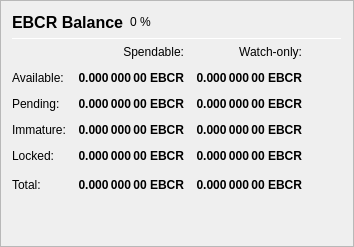
                   <widget class="QFrame" name="frame_Balances">
                    <property name="frameShape">
                     <enum>QFrame::StyledPanel</enum>
                    </property>
                    <property name="frameShadow">
                     <enum>QFrame::Raised</enum>
                    </property>
                    <layout class="QVBoxLayout" name="verticalLayout_4">
                     <item>
                      <layout class="QHBoxLayout" name="horizontalLayout_4">
                       <item>
                        <widget class="QLabel" name="label_5">
                         <property name="minimumSize">
                          <size>
                           <width>0</width>
                           <height>20</height>
                          </size>
                         </property>
                         <property name="font">
                          <font>
                           <pointsize>12</pointsize>
                           <weight>75</weight>
                           <bold>true</bold>
                          </font>
                         </property>
                         <property name="text">
                          <string>EBCR Balance</string>
                         </property>
                        </widget>
                       </item>
                       <item>
                        <widget class="QLabel" name="labelEBCRPercent">
                         <property name="text">
                          <string notr="true">0 %</string>
                         </property>
                        </widget>
                       </item>
                       <item>
                        <spacer name="horizontalSpacer_3">
                         <property name="orientation">
                          <enum>Qt::Horizontal</enum>
                         </property>
                         <property name="sizeHint" stdset="0">
                          <size>
                           <width>40</width>
                           <height>20</height>
                          </size>
                         </property>
                        </spacer>
                       </item>
                      </layout>
                     </item>
                     <item>
                      <widget class="Line" name="line_Balance">
                       <property name="minimumSize">
                        <size>
                         <width>0</width>
                         <height>1</height>
                        </size>
                       </property>
                       <property name="maximumSize">
                        <size>
                         <width>16777215</width>
                         <height>1</height>
                        </size>
                       </property>
                       <property name="orientation">
                        <enum>Qt::Horizontal</enum>
                       </property>
                      </widget>
                     </item>
                     <item>
                      <layout class="QGridLayout" name="gridLayout">
                       <property name="spacing">
                        <number>12</number>
                       </property>
                       <item row="0" column="1">
                        <widget class="QLabel" name="labelSpendable">
                         <property name="text">
                          <string>Spendable:</string>
                         </property>
                         <property name="alignment">
                          <set>Qt::AlignRight|Qt::AlignTrailing|Qt::AlignVCenter</set>
                         </property>
                        </widget>
                       </item>
                       <item row="0" column="2">
                        <widget class="QLabel" name="labelWatchonly">
                         <property name="text">
                          <string>Watch-only:</string>
                         </property>
                         <property name="alignment">
                          <set>Qt::AlignRight|Qt::AlignTrailing|Qt::AlignVCenter</set>
                         </property>
                        </widget>
                       </item>
                       <item row="1" column="0">
                        <widget class="QLabel" name="labelBalanceText">
                         <property name="text">
                          <string>Available:</string>
                         </property>
                        </widget>
                       </item>
                       <item row="1" column="1">
                        <widget class="QLabel" name="labelBalance">
                         <property name="font">
                          <font>
                           <weight>75</weight>
                           <bold>true</bold>
                          </font>
                         </property>
                         <property name="cursor">
                          <cursorShape>IBeamCursor</cursorShape>
                         </property>
                         <property name="toolTip">
                          <string>Your current spendable balance</string>
                         </property>
                         <property name="text">
                          <string notr="true">0.000 000 00 EBCR</string>
                         </property>
                         <property name="alignment">
                          <set>Qt::AlignRight|Qt::AlignTrailing|Qt::AlignVCenter</set>
                         </property>
                         <property name="textInteractionFlags">
                          <set>Qt::LinksAccessibleByMouse|Qt::TextSelectableByKeyboard|Qt::TextSelectableByMouse</set>
                         </property>
                        </widget>
                       </item>
                       <item row="1" column="2">
                        <widget class="QLabel" name="labelWatchAvailable">
                         <property name="font">
                          <font>
                           <weight>75</weight>
                           <bold>true</bold>
                          </font>
                         </property>
                         <property name="cursor">
                          <cursorShape>IBeamCursor</cursorShape>
                         </property>
                         <property name="toolTip">
                          <string>Your current balance in watch-only addresses</string>
                         </property>
                         <property name="text">
                          <string notr="true">0.000 000 00 EBCR</string>
                         </property>
                         <property name="alignment">
                          <set>Qt::AlignRight|Qt::AlignTrailing|Qt::AlignVCenter</set>
                         </property>
                         <property name="textInteractionFlags">
                          <set>Qt::LinksAccessibleByMouse|Qt::TextSelectableByKeyboard|Qt::TextSelectableByMouse</set>
                         </property>
                        </widget>
                       </item>
                       <item row="2" column="0">
                        <widget class="QLabel" name="labelPendingText">
                         <property name="text">
                          <string>Pending:</string>
                         </property>
                        </widget>
                       </item>
                       <item row="2" column="1">
                        <widget class="QLabel" name="labelUnconfirmed">
                         <property name="font">
                          <font>
                           <weight>75</weight>
                           <bold>true</bold>
                          </font>
                         </property>
                         <property name="cursor">
                          <cursorShape>IBeamCursor</cursorShape>
                         </property>
                         <property name="toolTip">
                          <string>Total of transactions that have yet to be confirmed, and do not yet count toward the spendable balance</string>
                         </property>
                         <property name="text">
                          <string notr="true">0.000 000 00 EBCR</string>
                         </property>
                         <property name="alignment">
                          <set>Qt::AlignRight|Qt::AlignTrailing|Qt::AlignVCenter</set>
                         </property>
                         <property name="textInteractionFlags">
                          <set>Qt::LinksAccessibleByMouse|Qt::TextSelectableByKeyboard|Qt::TextSelectableByMouse</set>
                         </property>
                        </widget>
                       </item>
                       <item row="2" column="2">
                        <widget class="QLabel" name="labelWatchPending">
                         <property name="font">
                          <font>
                           <weight>75</weight>
                           <bold>true</bold>
                          </font>
                         </property>
                         <property name="cursor">
                          <cursorShape>IBeamCursor</cursorShape>
                         </property>
                         <property name="toolTip">
                          <string>Unconfirmed transactions to watch-only addresses</string>
                         </property>
                         <property name="text">
                          <string notr="true">0.000 000 00 EBCR</string>
                         </property>
                         <property name="alignment">
                          <set>Qt::AlignRight|Qt::AlignTrailing|Qt::AlignVCenter</set>
                         </property>
                         <property name="textInteractionFlags">
                          <set>Qt::LinksAccessibleByMouse|Qt::TextSelectableByKeyboard|Qt::TextSelectableByMouse</set>
                         </property>
                        </widget>
                       </item>
                       <item row="3" column="0">
                        <widget class="QLabel" name="labelImmatureText">
                         <property name="text">
                          <string>Immature:</string>
                         </property>
                        </widget>
                       </item>
                       <item row="3" column="1">
                        <widget class="QLabel" name="labelImmature">
                         <property name="font">
                          <font>
                           <weight>75</weight>
                           <bold>true</bold>
                          </font>
                         </property>
                         <property name="cursor">
                          <cursorShape>IBeamCursor</cursorShape>
                         </property>
                         <property name="toolTip">
                          <string>Staked or masternode rewards that has not yet matured</string>
                         </property>
                         <property name="text">
                          <string notr="true">0.000 000 00 EBCR</string>
                         </property>
                         <property name="alignment">
                          <set>Qt::AlignRight|Qt::AlignTrailing|Qt::AlignVCenter</set>
                         </property>
                         <property name="textInteractionFlags">
                          <set>Qt::LinksAccessibleByMouse|Qt::TextSelectableByKeyboard|Qt::TextSelectableByMouse</set>
                         </property>
                        </widget>
                       </item>
                       <item row="3" column="2">
                        <widget class="QLabel" name="labelWatchImmature">
                         <property name="font">
                          <font>
                           <weight>75</weight>
                           <bold>true</bold>
                          </font>
                         </property>
                         <property name="cursor">
                          <cursorShape>IBeamCursor</cursorShape>
                         </property>
                         <property name="toolTip">
                          <string>Staked or masternode rewards in watch-only addresses that has not yet matured</string>
                         </property>
                         <property name="text">
                          <string notr="true">0.000 000 00 EBCR</string>
                         </property>
                         <property name="alignment">
                          <set>Qt::AlignRight|Qt::AlignTrailing|Qt::AlignVCenter</set>
                         </property>
                         <property name="textInteractionFlags">
                          <set>Qt::LinksAccessibleByMouse|Qt::TextSelectableByKeyboard|Qt::TextSelectableByMouse</set>
                         </property>
                        </widget>
                       </item>
                       <item row="4" column="0">
                        <widget class="QLabel" name="labelLockedBalanceText">
                         <property name="toolTip">
                          <string>Locked EBCR or Masternode collaterals. These are excluded from zEBCR minting.</string>
                         </property>
                         <property name="text">
                          <string>Locked:</string>
                         </property>
                        </widget>
                       </item>
                       <item row="4" column="1">
                        <widget class="QLabel" name="labelLockedBalance">
                         <property name="font">
                          <font>
                           <weight>75</weight>
                           <bold>true</bold>
                          </font>
                         </property>
                         <property name="cursor">
                          <cursorShape>IBeamCursor</cursorShape>
                         </property>
                         <property name="toolTip">
                          <string>Locked EBCR or Masternode collaterals. These are excluded from zEBCR minting.</string>
                         </property>
                         <property name="text">
                          <string notr="true">0.000 000 00 EBCR</string>
                         </property>
                         <property name="alignment">
                          <set>Qt::AlignRight|Qt::AlignTrailing|Qt::AlignVCenter</set>
                         </property>
                         <property name="textInteractionFlags">
                          <set>Qt::LinksAccessibleByMouse|Qt::TextSelectableByKeyboard|Qt::TextSelectableByMouse</set>
                         </property>
                        </widget>
                       </item>
                       <item row="4" column="2">
                        <widget class="QLabel" name="labelWatchLocked">
                         <property name="font">
                          <font>
                           <weight>75</weight>
                           <bold>true</bold>
                          </font>
                         </property>
                         <property name="cursor">
                          <cursorShape>IBeamCursor</cursorShape>
                         </property>
                         <property name="toolTip">
                          <string>Current locked balance in watch-only addresses</string>
                         </property>
                         <property name="text">
                          <string notr="true">0.000 000 00 EBCR</string>
                         </property>
                         <property name="alignment">
                          <set>Qt::AlignRight|Qt::AlignTrailing|Qt::AlignVCenter</set>
                         </property>
                         <property name="textInteractionFlags">
                          <set>Qt::LinksAccessibleByMouse|Qt::TextSelectableByKeyboard|Qt::TextSelectableByMouse</set>
                         </property>
                        </widget>
                       </item>
                       <item row="5" column="0">
                        <widget class="QLabel" name="labelTotalText">
                         <property name="toolTip">
                          <string>Your current eBlockCoin balance, unconfirmed and immature transactions included</string>
                         </property>
                         <property name="text">
                          <string>Total:</string>
                         </property>
                        </widget>
                       </item>
                       <item row="5" column="1">
                        <widget class="QLabel" name="labelTotal">
                         <property name="font">
                          <font>
                           <weight>75</weight>
                           <bold>true</bold>
                          </font>
                         </property>
                         <property name="cursor">
                          <cursorShape>IBeamCursor</cursorShape>
                         </property>
                         <property name="toolTip">
                          <string>Your current eBlockCoin balance, unconfirmed and immature transactions included</string>
                         </property>
                         <property name="text">
                          <string notr="true">0.000 000 00 EBCR</string>
                         </property>
                         <property name="alignment">
                          <set>Qt::AlignRight|Qt::AlignTrailing|Qt::AlignVCenter</set>
                         </property>
                         <property name="textInteractionFlags">
                          <set>Qt::LinksAccessibleByMouse|Qt::TextSelectableByKeyboard|Qt::TextSelectableByMouse</set>
                         </property>
                        </widget>
                       </item>
                       <item row="5" column="2">
                        <widget class="QLabel" name="labelWatchTotal">
                         <property name="font">
                          <font>
                           <weight>75</weight>
                           <bold>true</bold>
                          </font>
                         </property>
                         <property name="cursor">
                          <cursorShape>IBeamCursor</cursorShape>
                         </property>
                         <property name="toolTip">
                          <string>Current total balance in watch-only addresses</string>
                         </property>
                         <property name="text">
                          <string notr="true">0.000 000 00 EBCR</string>
                         </property>
                         <property name="alignment">
                          <set>Qt::AlignRight|Qt::AlignTrailing|Qt::AlignVCenter</set>
                         </property>
                         <property name="textInteractionFlags">
                          <set>Qt::LinksAccessibleByMouse|Qt::TextSelectableByKeyboard|Qt::TextSelectableByMouse</set>
                         </property>
                        </widget>
                       </item>
                       <item row="5" column="3">
                        <spacer name="horizontalSpacer_9">
                         <property name="orientation">
                          <enum>Qt::Horizontal</enum>
                         </property>
                         <property name="sizeHint" stdset="0">
                          <size>
                           <width>40</width>
                           <height>20</height>
                          </size>
                         </property>
                        </spacer>
                       </item>
                      </layout>
                     </item>
                     <item>
                      <spacer name="verticalSpacer_3">
                       <property name="orientation">
                        <enum>Qt::Vertical</enum>
                       </property>
                       <property name="sizeHint" stdset="0">
                        <size>
                         <width>20</width>
                         <height>40</height>
                        </size>
                       </property>
                      </spacer>
                     </item>
                    </layout>
                   </widget>
